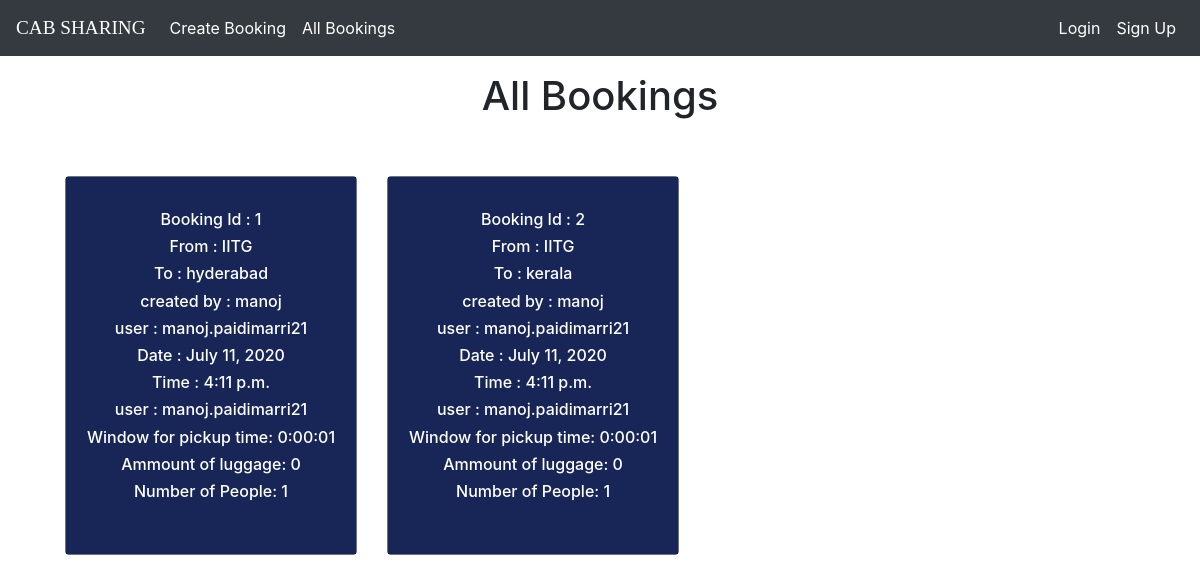
Screenshot of /core/allBookings/ with the database file from the repository.
### core/models.py (models this page shows, shortened)
class Booking(models.Model):
    user =  models.ForeignKey(settings.AUTH_USER_MODEL,default=1,on_delete=models.CASCADE)
    created_by=models.CharField(max_length=50)
    pick_up_point=models.CharField(max_length=250)
    destination=models.CharField(max_length=250)
    booked = models.BooleanField(default=False)
    date=models.DateField()
    time=models.TimeField()
    window_for_pickup_time=models.DurationField()
    ammount_of_luggage=models.IntegerField(validators =[validate_luggage], default=0)
    number_of_people=models.IntegerField(validators =[validate_people], default=1)

### core/views.py (the view)
# urls.py: path('allBookings/',views.AllBookingsListView.as_view(),name='allBookings'),
class AllBookingsListView(ListView):
    model = Booking
    queryset = Booking.objects.all()
    template_name = 'core/allBookings_lv.html'

### core/templates/core/allBookings_lv.html (shortened to what this page needs)
{% extends 'core/base_Booking.html' %}
{% block content %}
<br><br><br>
<div class="text-center">
  <h1>All Bookings</h1>
</div>
<br><br>
<div class="col-lg-12 text-center" style='padding-left: 50px;padding-right: 50px; '>
  <div class="container text-center">
    <div class="row">
      <div class="card-group ">
  {%if object_list%}
        {% for Booking in object_list %}
        <div class="col-lg-6 col-md-6">
          <div class="card text-white border-secondary mx-auto mb-5 w-100" style='background-color:rgb(23, 38, 87); '>
              <div class="card-body" style='border: 1px solid rgb(23, 38, 87) '>
                <div class="card-text">
                  <h6>Booking Id : {{Booking.id}}</h6>
                  <h6>From : {{Booking.pick_up_point}}</h6>
                  <h6>To : {{Booking.destination}}</h6>
                  <h6>created by : {{Booking.created_by}}</h6>
                  <h6>user : {{Booking.user.username}}</h6>
                  <h6>Date : {{Booking.date}}</h6>
                  <h6>Time : {{Booking.time}}</h6>
                  <h6>user : {{Booking.user.username}}</h6>
                  <h6>Window for pickup time: {{Booking.window_for_pickup_time}}</h6>
                  <h6>Ammount of luggage: {{Booking.ammount_of_luggage}}</h6>
                  <h6>Number of People: {{Booking.number_of_people}}</h6>
                  <br>
                </div>
              </div>
            </div>
          </div>
          {% endfor %}
{%else%}
  <h1 class='mt-5' style="text-align:center; color:#00796b;" id='no_Booking'>No Bookings</h1>
{%endif%}
          </div>
        </div>
      </div>
    </div>
{% endblock %}

### core/templates/core/base_Booking.html (shortened to what this page needs)
<!doctype html>
{% load static %}
<html lang="en">
<head>
  <link rel="stylesheet" href="https://stackpath.bootstrapcdn.com/bootstrap/4.4.1/css/bootstrap.min.css">
</head>
<body>
  <nav class="navbar fixed-top navbar-expand-lg navbar-dark bg-dark">
    <a class="navbar-brand" style="font-family:'Monoton', cursive; font-size:1.2em;" href="{% url 'core:myBookings' %}">CAB SHARING</a>
    <ul class='navbar-nav mx-auto'>
      <li class="nav-item active"><a class="nav-link" href="{% url 'core:Booking' %}">Create Booking</a></li>
      <li class="nav-item active"><a class="nav-link" href="{% url 'core:allBookings' %}">All Bookings</a></li>
    </ul>
    <div class="collapse navbar-collapse" id="navbarSupportedContent">
      <ul class="navbar-nav ml-auto">
        {% if user.is_authenticated %}
        <li class="nav-item active">
            <a class="nav-link" href="{% url 'core:inbox'  %}">Inbox<span class="sr-only">(current)</span></a>
         </li>
         <li class="nav-item active">
             <a class="nav-link" href="{% url 'core:outbox'  %}">Outbox<span class="sr-only">(current)</span></a>
          </li>
        <li class="nav-item dropdown active">
          <a class="nav-link dropdown-toggle" href="#" id="navbarDropdown" role="button" data-toggle="dropdown" aria-haspopup="true" aria-expanded="false">
            {{request.user.username}}
          </a>
          <div class="dropdown-menu" aria-labelledby="navbarDropdown">
            <a class="dropdown-item" href="{% url 'core:profile'  %}">Profile</a>
            <a class="dropdown-item" href="{% url 'core:change_password' %}">Change Password</a>
            <div class="dropdown-divider"></div>
            <a class="dropdown-item" href="{% url 'core:logout' %}">Logout</a>
          </div>
        </li>
        <li class="nav-item active">
          <a class="nav-link" href="{% url 'core:logout' %}">Logout<span class="sr-only">(current)</span></a>
        </li>
        {% else %}
        <li class="nav-item active">
          <a class="nav-link" href="{% url 'core:login' %}">Login<span class="sr-only">(current)</span></a>
        </li>
        <li class="nav-item active">
          <a class="nav-link" href="{% url 'core:signup' %}">Sign Up<span class="sr-only">(current)</span></a>
        </li>
        {% endif %}
      </ul>
    </div>
  </nav>
  {% block content %}
  {% endblock %}
</body>
</html>

### rows the page displays
Booking: id "1", pick_up_point "IITG", destination "hyderabad", created_by "manoj", user.username "manoj.paidimarri21", date "July 11, 2020", time "4:11 p.m.", window_for_pickup_time "0:00:01", ammount_of_luggage "0", number_of_people "1"
Booking: id "2", pick_up_point "IITG", destination "kerala", created_by "manoj", user.username "manoj.paidimarri21", date "July 11, 2020", time "4:11 p.m.", window_for_pickup_time "0:00:01", ammount_of_luggage "0", number_of_people "1"
